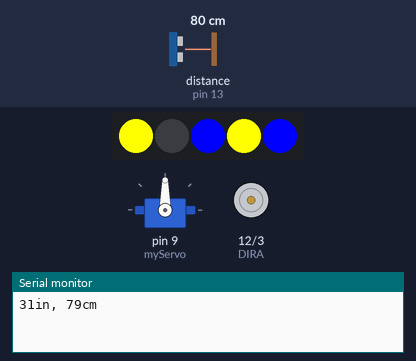
Recording of a sketch running on a simulated Arduino Uno, built with avr-gcc and run on an emulated ATmega328P. Shown: servo, 5 RGB LEDs in strip order, left to right, direction and speed pins drawn as motors (green arrow = direction pin HIGH = forward, orange = LOW = backward, longer = more drive), the last lines printed to the serial monitor. Wiring (inferred from the names in the program): ultrasonic range finder: trigger pin 11; echo pin 13. The inputs (shaded band) are chosen by the test bench; at power-on: distance to the obstacle (sensor on pin 13) 80 cm. The echo pulse lasts 58.3 µs per cm; the strip is taken to match the declared colour order; random numbers use the default seed unless the sketch sets one.

Above: at 0.8 s.
At 2.0 s:
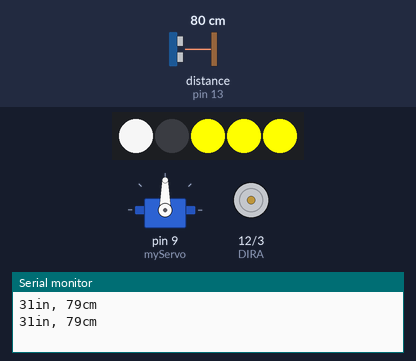
2.1 s: distance to the obstacle (sensor on pin 13) set to 18 cm
At 2.8 s:
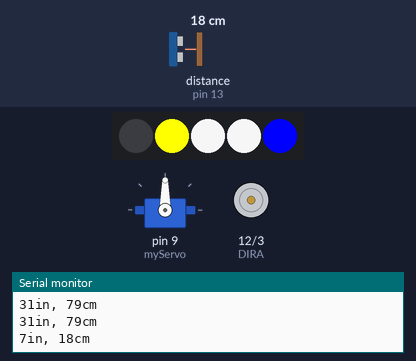
At 15.5 s:
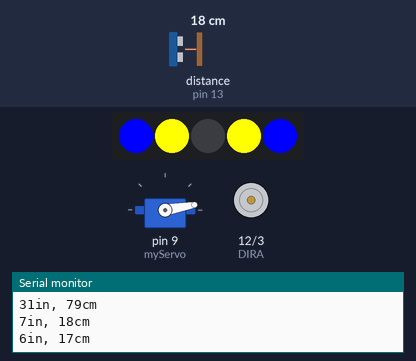
Timing chart, 0 to 35.8 s (numbered marks = the images above; inputs shaded):
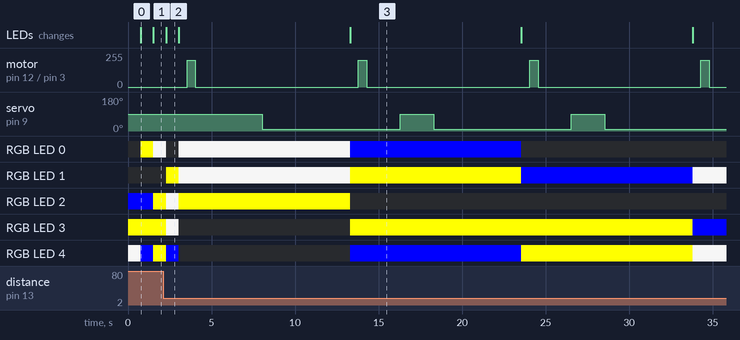

Measured:
- after the input at 2.1 s, motor on pin 12 (DIRA) / pin 3 (PWMA): alternates forward 200/255 for 0.50 s and stopped for 9.8 s, starting after 1.4 s; servo on pin 9 (myServo): alternates 90° for 2.0 s and 10° for 8.3 s, starting after 5.9 s
- what the display in image 0 shows lasts 0.7 s, from 0.8 s to 1.5 s

The sketch:

toxicDummy_Lights.ino
```cpp
// (licence header left out)
#include <Servo.h>
#include <Adafruit_NeoPixel.h>

#define PIN 5
#define NUM_LEDS 5
// ========================================================
//              This is BRG coloring!
// ========================================================
Adafruit_NeoPixel strip = Adafruit_NeoPixel(NUM_LEDS, PIN, NEO_RGB + NEO_KHZ800);


Servo myServo;  // create a servo object
// Clockwise and counter-clockwise definitions.
// Depending on how you wired your motors, you may need to swap.
#define CW  0
#define CCW 1

// Motor definitions to make life easier:
#define MOTOR_A 0

int trigPin = 11;    // Trigger
int echoPin = 13;    // Echo
long duration, cm, inches;

// Pin Assignments //
// Don't change these! These pins are statically defined by shield layout
const byte PWMA = 3;  // PWM control (speed) for motor A
const byte DIRA = 12; // Direction control for motor A

void setup()
{
  setupArdumoto(); // Set all pins as outputs
    //Serial Port begin
  Serial.begin (9600);
  //Define inputs and outputs
  pinMode(trigPin, OUTPUT);
  pinMode(echoPin, INPUT);
  myServo.attach(9); // attaches the servo on pin 9 to the servo object
  Serial.begin(9600); // open a serial connection to your computer

  // Starting LED strip.
  strip.begin();
  strip.show(); // Initialize all pixels to 'off'
}

void loop()
{
  Twinkle(500);

  // The sensor is triggered by a HIGH pulse of 10 or more microseconds.
  // Give a short LOW pulse beforehand to ensure a clean HIGH pulse:
  digitalWrite(trigPin, LOW);
  delayMicroseconds(5);
  digitalWrite(trigPin, HIGH);
  delayMicroseconds(10);
  digitalWrite(trigPin, LOW);

  // Read the signal from the sensor: a HIGH pulse whose
  // duration is the time (in microseconds) from the sending
  // of the ping to the reception of its echo off of an object.
  pinMode(echoPin, INPUT);
  duration = pulseIn(echoPin, HIGH);


  // Convert the time into a distance
  cm = (duration/2) / 29.1;     // Divide by 29.1 or multiply by 0.0343
  inches = (duration/2) / 74;   // Divide by 74 or multiply by 0.0135
 if (inches < 7)
 {
     // Drive motor A (and only motor A) at various speeds, then stop.
      driveArdumoto(MOTOR_A, CCW, 200);  // Set motor A to CW at half
      delay(500);  // Motor A will keep trucking for 1 second
     stopArdumoto(MOTOR_A);  // STOP motor A
       delay(2000);  //
       myServo.write(90);
       delay(2000);  //
       myServo.write(10);
     delay(5000);  //

  }
  Serial.print(inches);
  Serial.print("in, ");
  Serial.print(cm);
  Serial.print("cm");
  Serial.println();

  delay(250);

 }

// driveArdumoto drives 'motor' in 'dir' direction at 'spd' speed
void driveArdumoto(byte motor, byte dir, byte spd)
{
  if (motor == MOTOR_A)
  {
    digitalWrite(DIRA, dir);
    analogWrite(PWMA, spd);
  }

}

// stopArdumoto makes a motor stop
void stopArdumoto(byte motor)
{
  driveArdumoto(motor, 0, 0);
}

// setupArdumoto initialize all pins
void setupArdumoto()
{
  // All pins should be setup as outputs:
  pinMode(PWMA, OUTPUT);
  pinMode(DIRA, OUTPUT);

  // Initialize all pins as low:
  digitalWrite(PWMA, LOW);
  digitalWrite(DIRA, LOW);
}
void Twinkle(int SpeedDelay) {
  setAll(0,0,0);

  for (int i=0; i<NUM_LEDS; i++) {
    switch(random(3)) {
      case 0:
        // Purple
        setPixel(random(NUM_LEDS), 0xff, 0xff, 0x00);
        break;
      case 1:
        // Green
        setPixel(random(NUM_LEDS),0x00, 0x00, 0xFF);
        break;
      case 2:
        // Whit-ish
        setPixel(random(NUM_LEDS),0xE0, 0xE0, 0xE0);
        break;

    }
    showStrip();
  }

  delay(SpeedDelay);
}

void showStrip() {
 #ifdef ADAFRUIT_NEOPIXEL_H
   // NeoPixel
   strip.show();
 #endif
 #ifndef ADAFRUIT_NEOPIXEL_H
   // FastLED
   FastLED.show();
 #endif
}

void setPixel(int Pixel, byte red, byte green, byte blue) {
 #ifdef ADAFRUIT_NEOPIXEL_H
   // NeoPixel
   strip.setPixelColor(Pixel, strip.Color(red, green, blue));
 #endif
 #ifndef ADAFRUIT_NEOPIXEL_H
   // FastLED
   leds[Pixel].r = red;
   leds[Pixel].g = green;
   leds[Pixel].b = blue;
 #endif
}

void setAll(byte red, byte green, byte blue) {
  for(int i = 0; i < NUM_LEDS; i++ ) {
    setPixel(i, red, green, blue);
  }
  showStrip();
}
```
